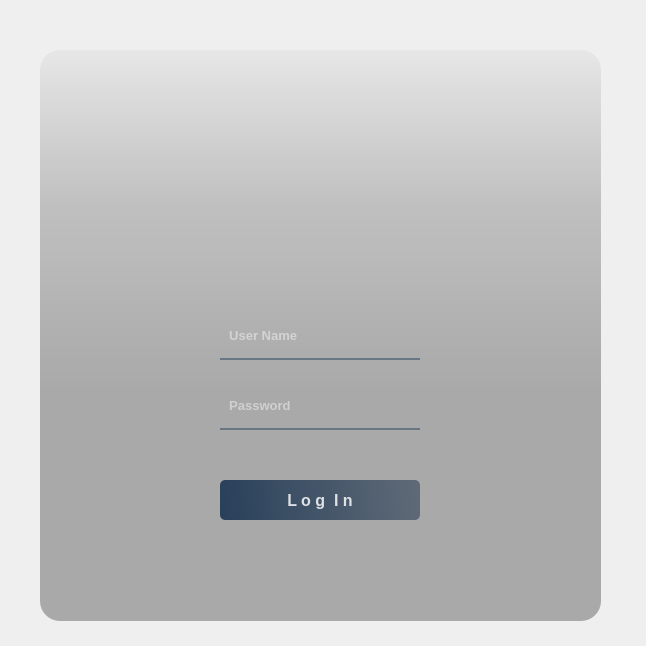
<?xml version="1.0" encoding="UTF-8"?>
<ui version="4.0">
 <class>Form</class>
 <widget class="QWidget" name="Form">
  <property name="geometry">
   <rect>
    <x>0</x>
    <y>0</y>
    <width>646</width>
    <height>646</height>
   </rect>
  </property>
  <property name="sizePolicy">
   <sizepolicy hsizetype="Maximum" vsizetype="Maximum">
    <horstretch>0</horstretch>
    <verstretch>0</verstretch>
   </sizepolicy>
  </property>
  <property name="minimumSize">
   <size>
    <width>646</width>
    <height>646</height>
   </size>
  </property>
  <property name="maximumSize">
   <size>
    <width>646</width>
    <height>646</height>
   </size>
  </property>
  <property name="windowTitle">
   <string>Login</string>
  </property>
  <widget class="QWidget" name="widget" native="true">
   <property name="geometry">
    <rect>
     <x>30</x>
     <y>40</y>
     <width>591</width>
     <height>601</height>
    </rect>
   </property>
   <property name="styleSheet">
    <string notr="true">QPushButton#pushButton{	
	background-color: qlineargradient(spread:pad, x1:0, y1:0.505682, x2:1, y2:0.477, stop:0 rgba(20, 47, 78, 219), stop:1 rgba(85, 98, 112, 226));
	color:rgba(255, 255, 255, 210);
	border-radius:5px;
}
QPushButton#pushButton:hover{	
	background-color: qlineargradient(spread:pad, x1:0, y1:0.505682, x2:1, y2:0.477, stop:0 rgba(40, 67, 98, 219), stop:1 rgba(105, 118, 132, 226));
}
QPushButton#pushButton:pressed{	
	padding-left:5px;
	padding-top:5px;
	background-color:rgba(105, 118, 132, 200);
}

QPushButton#pushButton_2, #pushButton_3, #pushButton_4, #pushButton_5{	
	background-color: rgba(0, 0, 0, 0);
	color:rgba(85, 98, 112, 255);
}
QPushButton#pushButton_2:hover, #pushButton_3:hover, #pushButton_4:hover, #pushButton_5:hover{	
	color:rgba(155, 168, 182, 220);
}
QPushButton#pushButton_2:pressed, #pushButton_3:pressed, #pushButton_4:pressed, #pushButton_5:pressed{	
	padding-left:5px;
	padding-top:5px;
	color:rgba(115, 128, 142, 255);
}</string>
   </property>
   <widget class="QLabel" name="label">
    <property name="geometry">
     <rect>
      <x>10</x>
      <y>10</y>
      <width>561</width>
      <height>571</height>
     </rect>
    </property>
    <property name="styleSheet">
     <string notr="true">border-image: url(:/images/background.png);
border-radius:20px;</string>
    </property>
    <property name="text">
     <string/>
    </property>
   </widget>
   <widget class="QLabel" name="label_2">
    <property name="geometry">
     <rect>
      <x>10</x>
      <y>10</y>
      <width>561</width>
      <height>571</height>
     </rect>
    </property>
    <property name="styleSheet">
     <string notr="true">background-color: qlineargradient(spread:pad, x1:0, y1:0, x2:0, y2:0.715909, stop:0 rgba(0, 0, 0, 9), stop:0.375 rgba(0, 0, 0, 50), stop:0.835227 rgba(0, 0, 0, 75));
border-radius:20px;</string>
    </property>
    <property name="text">
     <string/>
    </property>
   </widget>
   <widget class="QLineEdit" name="lineEdit">
    <property name="geometry">
     <rect>
      <x>190</x>
      <y>280</y>
      <width>200</width>
      <height>40</height>
     </rect>
    </property>
    <property name="font">
     <font>
      <pointsize>10</pointsize>
      <weight>75</weight>
      <bold>true</bold>
     </font>
    </property>
    <property name="styleSheet">
     <string notr="true">background-color:rgba(0, 0, 0, 0);
border:none;
border-bottom:2px solid rgba(105, 118, 132, 255);
color:rgba(255, 255, 255, 230);
padding-bottom:7px;
font-weight: bold;</string>
    </property>
    <property name="placeholderText">
     <string>  User Name</string>
    </property>
   </widget>
   <widget class="QLineEdit" name="lineEdit_2">
    <property name="geometry">
     <rect>
      <x>190</x>
      <y>350</y>
      <width>200</width>
      <height>40</height>
     </rect>
    </property>
    <property name="font">
     <font>
      <pointsize>10</pointsize>
      <weight>75</weight>
      <bold>true</bold>
     </font>
    </property>
    <property name="styleSheet">
     <string notr="true">background-color:rgba(0, 0, 0, 0);
border:none;
border-bottom:2px solid rgba(105, 118, 132, 255);
color:rgba(255, 255, 255, 230);
padding-bottom:7px;
font-weight: bold;</string>
    </property>
    <property name="echoMode">
     <enum>QLineEdit::Password</enum>
    </property>
    <property name="placeholderText">
     <string>  Password</string>
    </property>
   </widget>
   <widget class="QPushButton" name="pushButton">
    <property name="geometry">
     <rect>
      <x>190</x>
      <y>440</y>
      <width>200</width>
      <height>40</height>
     </rect>
    </property>
    <property name="font">
     <font>
      <pointsize>12</pointsize>
      <weight>75</weight>
      <bold>true</bold>
     </font>
    </property>
    <property name="text">
     <string>L o g  I n</string>
    </property>
   </widget>
   <widget class="QToolButton" name="toolButton">
    <property name="geometry">
     <rect>
      <x>210</x>
      <y>130</y>
      <width>131</width>
      <height>91</height>
     </rect>
    </property>
    <property name="styleSheet">
     <string notr="true">border-radius:60px;
</string>
    </property>
    <property name="icon">
     <iconset resource="resources/res.qrc">
      <normaloff>:/login_head/login_head_3.jpg</normaloff>:/login_head/login_head_3.jpg</iconset>
    </property>
    <property name="iconSize">
     <size>
      <width>120</width>
      <height>100</height>
     </size>
    </property>
    <property name="popupMode">
     <enum>QToolButton::InstantPopup</enum>
    </property>
   </widget>
  </widget>
 </widget>
 <resources>
  <include location="resources/res.qrc"/>
 </resources>
 <connections/>
</ui>
